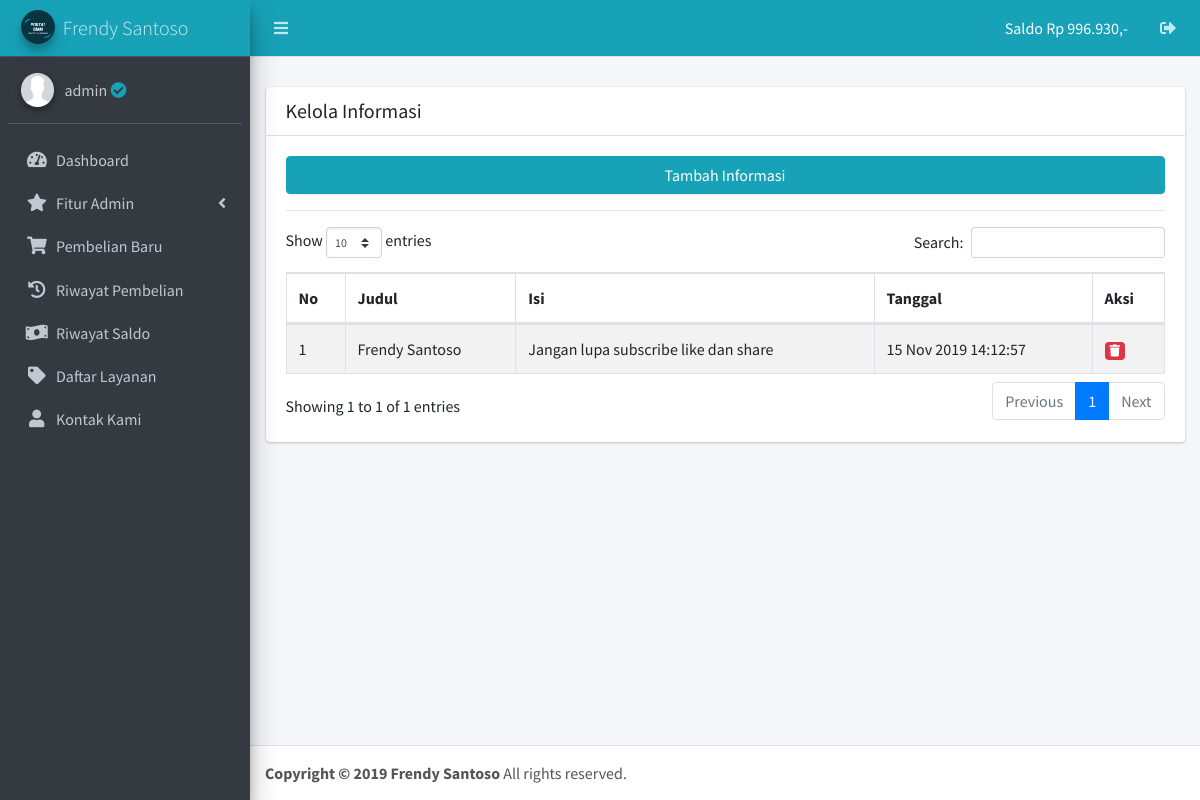
Screenshot of /admin/kelola-informasi/index.php (signed in) with the database file from the repository.
### tables this page shows
CREATE TABLE `user` (
  `id` int(11) NOT NULL,
  `username` varchar(50) NOT NULL,
  `password` varchar(250) NOT NULL,
  `level` varchar(50) NOT NULL,
  `saldo` bigint(20) NOT NULL,
  `saldo_terpakai` bigint(20) NOT NULL,
  `nohp` bigint(20) NOT NULL,
  `status` enum('On','Off') NOT NULL,
  `tgl_reg` varchar(30) NOT NULL
);

CREATE TABLE `informasi` (
  `id` int(11) NOT NULL,
  `judul` varchar(50) NOT NULL,
  `isi` varchar(1500) NOT NULL,
  `tanggal` varchar(30) NOT NULL
);

### include/function.php (called while the page is built, shortened)
<?php
	require 'data-panel.php';
	$link = "http://localhost/_11-november-2019/smm-free";
?>

### include/data-panel.php (called while the page is built)
<?php
$judul = "Frendy Santoso";
?>

### admin/kelola-informasi/index.php (the view, shortened to what this page needs)
<?php
require '../../include/function.php';
$username = $_SESSION['username'];
$qUser = mysqli_query($db, "SELECT * FROM user WHERE username = '$username'");
$fUser = mysqli_fetch_assoc($qUser);
?>
<!DOCTYPE html>
<html>
<head>
  <link rel="stylesheet" href="https://use.fontawesome.com/releases/v5.8.2/css/all.css">
  <link rel="stylesheet" href="https://code.ionicframework.com/ionicons/2.0.1/css/ionicons.min.css">
  <link rel="stylesheet" href="<?= $link; ?>/assets/plugins/datatables/dataTables.bootstrap4.css">
  <link rel="stylesheet" href="<?= $link; ?>/assets/dist/css/adminlte.min.css">
</head>
<body class="hold-transition sidebar-mini">
<div class="wrapper">
  <?php require '../../include/header.php'; ?>
  <div class="content-wrapper">
    <section class="content" style="padding-top: 30px;">
      <div class="container-fluid">
        <div class="row">
          <div class="col-md-12">
            <div class="card">
              <div class="card-header">
                <h3 class="card-title">Kelola Informasi</h3>
              </div>
              <div class="card-body" style="overflow: auto;">
                <div class="row">
                  <div class="col-md-12">
                    <button class="btn btn-info btn-block" id="btn-tambah-informasi">
                      Tambah Informasi
                    </button>
                  </div>
                </div>
                <hr>
                <table id="example1" class="table table-bordered table-striped">
                  <thead>
                  <tr>
                    <th>No</th>
                    <th>Judul</th>
                    <th>Isi</th>
                    <th>Tanggal</th>
                    <th>Aksi</th>
                  </tr>
                  </thead>
                  <tbody>
                    <?php
                    $qRi = mysqli_query($db, "SELECT * FROM informasi ORDER BY id DESC");
                    $no = 1;
                    while ($fRi = mysqli_fetch_assoc($qRi)) :
                    ?>
                    <tr>
                      <td><?= $no; ?></td>
                      <td><?= $fRi['judul']; ?></td>
                      <td><?= $fRi['isi']; ?></td>
                      <td><?= $fRi['tanggal']; ?></td>
                      <td>
                        <a href="?hapus=<?= $fRi['id']; ?>" class="badge badge-danger">
                          <i class="fa fa-trash"></i>
                        </a>
                      </td>
                    </tr>
                    <?php $no++; endwhile; ?>
                  </tbody>
                </table>
              </div>
            </div>
          </div>
        </div>
      </div>
    </section>
  </div>
  <?php require '../../include/footer.php'; ?>
</div>
</body>
</html>

### include/header.php (shortened to what this page needs)
<nav class="main-header navbar navbar-expand border-bottom navbar-dark navbar-info">
  <ul class="navbar-nav">
    <li class="nav-item">
      <a class="nav-link" data-widget="pushmenu" href="#"><i class="fas fa-bars"></i></a>
    </li>
  </ul>
  <ul class="navbar-nav ml-auto">
    <li class="nav-item">
      <a class="nav-link text-white" href="<?= $link; ?>/riwayat-saldo">
        Saldo Rp <?= number_format($fUser['saldo'],0,',','.'); ?>,-
      </a>
    </li>
    <li class="nav-item">
      <a class="nav-link" href="<?= $link; ?>/logout">
        <i class="fas fa-sign-out-alt"></i>
      </a>
    </li>
  </ul>
</nav>
<aside class="main-sidebar sidebar-dark-success elevation-4">
  <a href="<?= $link; ?>" class="brand-link navbar-info">
    <img src="<?= $link; ?>/assets/dist/img/portalsmm.png" alt="AdminLTE Logo" class="brand-image img-circle elevation-3"
         style="opacity: .8">
    <span class="brand-text font-weight-light"><?= $judul; ?></span>
  </a>
  <div class="sidebar">
    <div class="user-panel mt-3 pb-3 mb-3 d-flex">
      <div class="image">
        <img src="<?= $link; ?>/assets/dist/img/profile.jpeg" class="img-circle elevation-2" alt="User Image">
      </div>
      <div class="info">
        <a href="#" class="d-block"><?= $username; ?> <?php if ($fUser['level'] === "Admin"): ?><i class="fa fa-check-circle text-info"></i><?php endif ?></a>
      </div>
    </div>
    <nav class="mt-2">
      <ul class="nav nav-pills nav-sidebar flex-column" data-widget="treeview" role="menu" data-accordion="false">
        <li class="nav-item">
          <a href="<?= $link; ?>" class="nav-link">
            <i class="nav-icon fas fa-tachometer-alt"></i>
            <p>
              Dashboard
            </p>
          </a>
        </li>
        <?php if ($fUser['level'] === "Admin"): ?>
        <li class="nav-item has-treeview">
          <a href="#" class="nav-link">
            <i class="nav-icon fas fa-star"></i>
            <p>
              Fitur Admin
              <i class="right fas fa-angle-left"></i>
            </p>
          </a>
        </li>
        <?php endif ?>
        <li class="nav-item">
          <a href="<?= $link; ?>/pembelian-baru" class="nav-link">
            <i class="nav-icon fas fa-shopping-cart"></i>
            <p>
              Pembelian Baru
            </p>
          </a>
        </li>
        <li class="nav-item">
          <a href="<?= $link; ?>/riwayat-pembelian" class="nav-link">
            <i class="nav-icon fas fa-history"></i>
            <p>
              Riwayat Pembelian
            </p>
          </a>
        </li>
        <li class="nav-item">
          <a href="<?= $link; ?>/riwayat-saldo" class="nav-link">
            <i class="nav-icon fas fa-money-bill-wave"></i>
            <p>
              Riwayat Saldo
            </p>
          </a>
        </li>
        <li class="nav-item">
          <a href="<?= $link; ?>/daftar-layanan" class="nav-link">
            <i class="nav-icon fas fa-tag"></i>
            <p>
              Daftar Layanan
            </p>
          </a>
        </li>
        <li class="nav-item">
          <a href="<?= $link; ?>/kontak-kami" class="nav-link">
            <i class="nav-icon fa fa-user"></i>
            <p>
              Kontak Kami
            </p>
          </a>
        </li>
      </ul>
    </nav>
  </div>
</aside>

### rows the page displays
user: saldo "996.930"
informasi: judul "Frendy Santoso", isi "Jangan lupa subscribe like dan share", tanggal "15 Nov 2019 14:12:57"

### other values shown
$judul "Frendy Santoso"
$username "admin"
